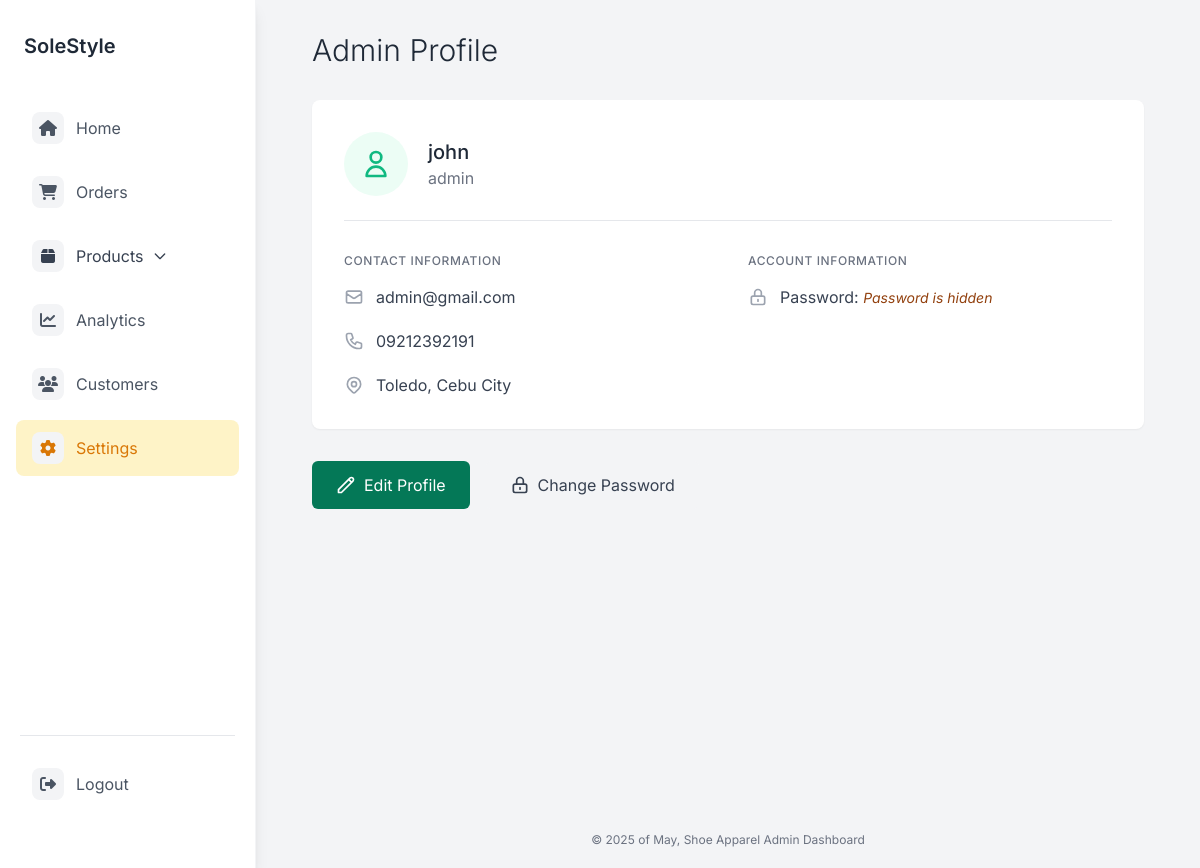
Screenshot of /pages/admin.settings.php (signed in) with the database file from the repository.
### tables this page shows
CREATE TABLE `customer` (
  `customer_ID` int NOT NULL,
  `name` varchar(100) DEFAULT NULL,
  `email` varchar(100) DEFAULT NULL,
  `phone` varchar(20) DEFAULT NULL,
  `address` varchar(255) DEFAULT NULL,
  `password` varchar(255) DEFAULT NULL,
  `user_type` varchar(50) DEFAULT NULL
);

### controllers/admin.secret.php (called while the page is built, shortened)
<?php
require_once("../db/customer.db.php");
$admin_user = $_SESSION["username"];
$query = "SELECT * FROM customer WHERE user_type = 'admin' AND name = ?";
$stmt = mysqli_prepare($conn, $query);
mysqli_stmt_bind_param($stmt, "s", $admin_user);
mysqli_stmt_execute($stmt);
$result = mysqli_stmt_get_result($stmt);
if ($result && mysqli_num_rows($result) > 0) {
  $admin_data = mysqli_fetch_assoc($result);
} else {
  header("Location: logout.php");
  exit();
}

### static/admin/admin.user.info.php (the view, shortened to what this page needs)
<body class="bg-gray-50 font-sans">
  <div class="flex min-h-screen">
    <div class="flex-1 p-8 max-w-4xl mx-auto">
      <div class="mb-8">
        <h2 class="text-3xl font-light text-gray-800">Admin Profile</h2>
      </div>
      <div class="bg-white rounded-lg shadow-sm p-8 mb-8">
        <div class="flex items-center mb-8 border-b pb-6">
          <div class="bg-green-50 p-4 rounded-full mr-5">
            <svg class="w-8 h-8 text-green-500" fill="none" stroke="currentColor" viewBox="0 0 24 24" xmlns="http://www.w3.org/2000/svg">
              <path stroke-linecap="round" stroke-linejoin="round" stroke-width="2" d="M16 7a4 4 0 11-8 0 4 4 0 018 0zM12 14a7 7 0 00-7 7h14a7 7 0 00-7-7z"></path>
            </svg>
          </div>
          <div>
            <h3 class="text-xl font-medium text-gray-800"><?php echo htmlspecialchars($admin_data['name']); ?></h3>
            <p class="text-gray-500"><?php echo htmlspecialchars($admin_data['user_type']); ?></p>
          </div>
        </div>
        <div class="grid grid-cols-1 md:grid-cols-2 gap-10">
          <div>
            <h4 class="text-xs font-medium uppercase tracking-wider text-gray-500 mb-4">Contact Information</h4>
            <div class="space-y-5">
              <div class="flex items-center">
                <svg class="w-5 h-5 text-gray-400 mr-3" fill="none" stroke="currentColor" viewBox="0 0 24 24" xmlns="http://www.w3.org/2000/svg">
                  <path stroke-linecap="round" stroke-linejoin="round" stroke-width="2" d="M3 8l7.89 5.26a2 2 0 002.22 0L21 8M5 19h14a2 2 0 002-2V7a2 2 0 00-2-2H5a2 2 0 00-2 2v10a2 2 0 002 2z"></path>
                </svg>
                <span class="text-gray-700"><?php echo htmlspecialchars($admin_data['email']); ?></span>
              </div>
              <div class="flex items-center">
                <span class="text-gray-700"><?php echo htmlspecialchars($admin_data['phone']); ?></span>
              </div>
              <div class="flex items-center">
                <span class="text-gray-700"><?php echo htmlspecialchars($admin_data['address']); ?></span>
              </div>
            </div>
          </div>
          <div>
            <h4 class="text-xs font-medium uppercase tracking-wider text-gray-500 mb-4">Account Information</h4>
            <div class="space-y-5">
              <div class="flex items-center">
                <svg class="w-5 h-5 text-gray-400 mr-3" fill="none" stroke="currentColor" viewBox="0 0 24 24" xmlns="http://www.w3.org/2000/svg">
                  <path stroke-linecap="round" stroke-linejoin="round" stroke-width="2" d="M12 15v2m-6 4h12a2 2 0 002-2v-6a2 2 0 00-2-2H6a2 2 0 00-2 2v6a2 2 0 002 2zm10-10V7a4 4 0 00-8 0v4h8z"></path>
                </svg>
                <span class="text-gray-700">Password: <i class="text-sm text-yellow-800">Password is hidden</i></span>
              </div>
            </div>
          </div>
        </div>
      </div>
      <div class="flex flex-wrap space-x-4 mb-8">
        <button class="bg-green-700 hover:bg-green-800 text-white px-6 py-3 rounded-md flex items-center transition-colors duration-200" onclick="toggleModal('editProfileModal')">
          <svg class="w-5 h-5 mr-2" fill="none" stroke="currentColor" viewBox="0 0 24 24" xmlns="http://www.w3.org/2000/svg">
            <path stroke-linecap="round" stroke-linejoin="round" stroke-width="2" d="M15.232 5.232l3.536 3.536m-2.036-5.036a2.5 2.5 0 113.536 3.536L6.5 21.036H3v-3.572L16.732 3.732z"></path>
          </svg>
          Edit Profile
        </button>
        <button class="bg-gray-100 hover:bg-gray-200 text-gray-700 px-6 py-3 rounded-md flex items-center transition-colors duration-200" onclick="toggleModal('changePasswordModal')">
          <svg class="w-5 h-5 mr-2" fill="none" stroke="currentColor" viewBox="0 0 24 24" xmlns="http://www.w3.org/2000/svg">
            <path stroke-linecap="round" stroke-linejoin="round" stroke-width="2" d="M12 15v2m-6 4h12a2 2 0 002-2v-6a2 2 0 00-2-2H6a2 2 0 00-2 2v6a2 2 0 002 2zm10-10V7a4 4 0 00-8 0v4h8z"></path>
          </svg>
          Change Password
        </button>
      </div>
    </div>
  </div>
</body>

### frontend/css/pop.css (style rules this page uses)
body { font-family: 'Inter', sans-serif; background-color: #f9fafb; color: #111827; line-height: 1.5; }
.mx-auto { margin-left: auto; margin-right: auto; }
.grid { display: grid; }
.grid-cols-1 { grid-template-columns: repeat(1, minmax(0, 1fr)); }
@media (min-width: 768px) { .md\:grid-cols-2 { grid-template-columns: repeat(2, minmax(0, 1fr)); } }
button { cursor: pointer; transition: all 0.2s ease; }
.bg-white { background-color: white; }
.rounded-lg { border-radius: 0.5rem; }
.shadow-sm { box-shadow: 0 1px 2px 0 rgba(0, 0, 0, 0.05); }
.border-b { border-bottom-width: 1px; }
.flex { display: flex; }
.items-center { align-items: center; }
.flex-1 { flex: 1 1 0%; }
.text-xs { font-size: 0.75rem; line-height: 1rem; }
.text-sm { font-size: 0.875rem; line-height: 1.25rem; }
.text-xl { font-size: 1.25rem; line-height: 1.75rem; }
.font-medium { font-weight: 500; }
.mb-4 { margin-bottom: 1rem; }
.mb-8 { margin-bottom: 2rem; }
.mr-2 { margin-right: 0.5rem; }
.mr-3 { margin-right: 0.75rem; }
.p-4 { padding: 1rem; }
.px-6 { padding-left: 1.5rem; padding-right: 1.5rem; }
.py-3 { padding-top: 0.75rem; padding-bottom: 0.75rem; }

### rows the page displays
customer: name "john", user_type "admin", email "admin@gmail.com", phone "09212392191", address "Toledo, Cebu City"
